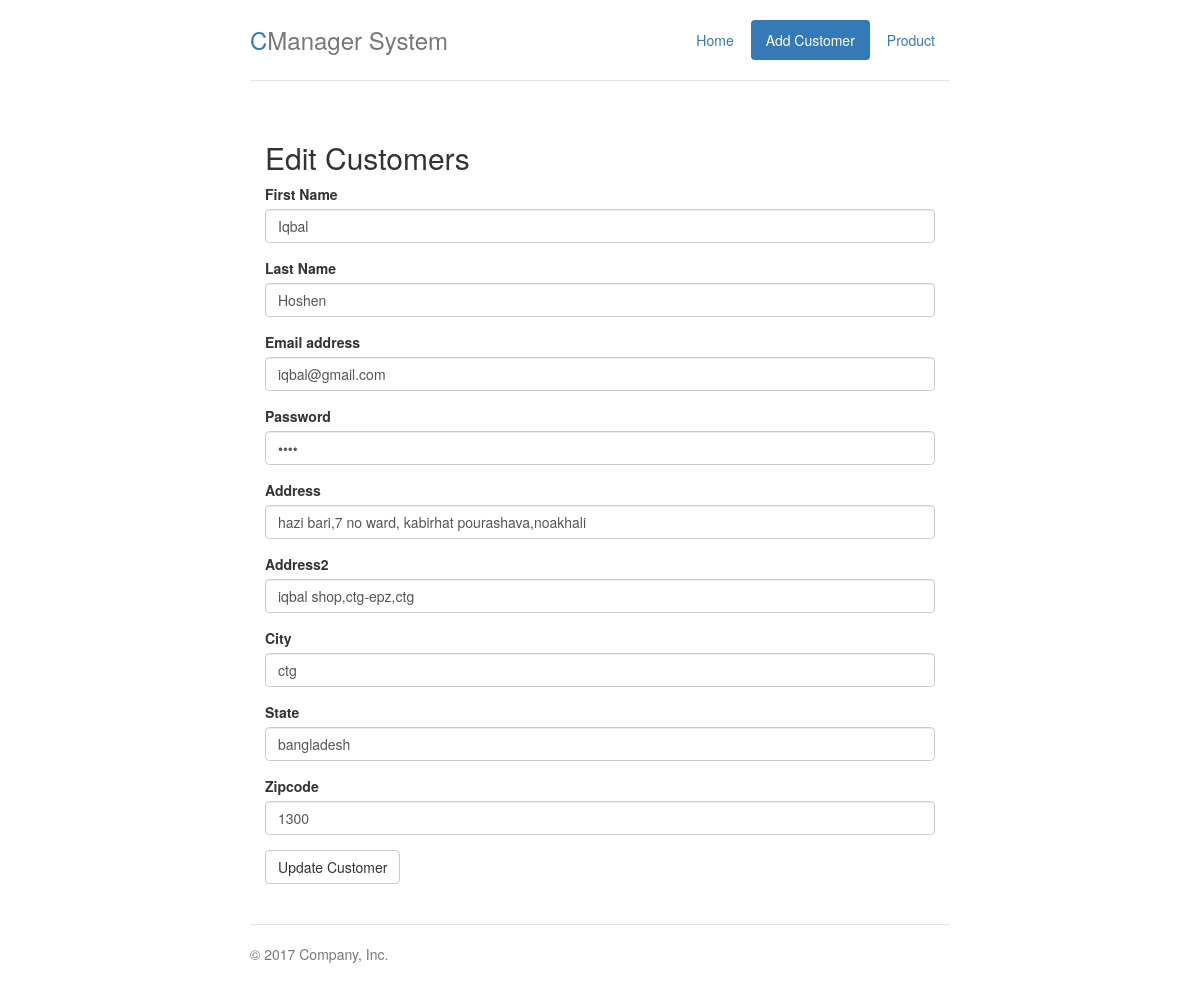
/edit_customer.php?id=4, run on the app's committed database.
### tables this page shows
CREATE TABLE `customer_address` (
  `id` int(11) NOT NULL,
  `customer_id` int(11) NOT NULL,
  `address` varchar(100) NOT NULL,
  `address2` varchar(100) NOT NULL,
  `city` varchar(100) NOT NULL,
  `state` varchar(100) NOT NULL,
  `zipcode` varchar(100) NOT NULL
);

CREATE TABLE `customer` (
  `id` int(11) NOT NULL,
  `first_name` varchar(100) NOT NULL,
  `last_name` varchar(100) NOT NULL,
  `email` varchar(100) NOT NULL,
  `password` varchar(100) NOT NULL,
  `avatar` varchar(100) NOT NULL,
  `join_date` timestamp NOT NULL DEFAULT CURRENT_TIMESTAMP
);

### edit_customer.php (the view, shortened to what this page needs)
<?php include('includes/database.php'); ?>
<?php
 $id=$_GET['id'];
$query="SELECT * FROM customer INNER JOIN customer_address ON customer_address.customer_id=customer.id WHERE customer.id=$id";
if($result=$mysqli->query($query)){
    while($row=$result->fetch_assoc()){
        $first_name = $row['first_name'];
        $last_name=$row['last_name'];
        $email=$row['email'];
        $password=$row['password'];
        $address=$row['address'];
        $address2=$row['address2'];
        $city=$row['city'];
        $state=$row['state'];
        $zipcode=$row['zipcode'];
    }
}
?>
<!DOCTYPE html>
<html lang="en">
  <head>
    <link href="css/bootstrap.min.css" rel="stylesheet">
    <link href="css/style.css" rel="stylesheet">
    <link href="css/jubtron-narrow.css" rel="stylesheet">
  </head>
  <body>
    <div class="container">
      <div class="header clearfix">
        <nav>
          <ul class="nav nav-pills pull-right">
            <li role="presentation"><a href="index.php">Home</a></li>
            <li role="presentation" class="active"><a href="add_customer.php">Add Customer</a></li>
            <li role="presentation"><a href="add_product.php">Product</a></li>
          </ul>
        </nav>
        <h3 class="text-muted"><span style="color:#337AB7;">C</span>Manager System</h3>
      </div>
      <div class="row marketing">
        <div class="col-lg-12">
          <h2>Edit Customers</h2>
            <form role="form" method="POST" action="edit_customer.php?id=<?php echo $id; ?>">
             <div class="form-group">
                <label>First Name</label>
                <input name="first_name" type="text" class="form-control" value="<?php echo $first_name; ?>" placeholder="Enter First Name">
              </div>
              <div class="form-group">
                <label>Last Name</label>
                <input name="last_name" type="text" class="form-control" value="<?php echo $last_name; ?>" placeholder="Enter Last Name">
              </div>
              <div class="form-group">
                <label>Email address</label>
                <input name="email" type="email" class="form-control" value="<?php echo $email; ?>" placeholder="Enter Email">
              </div>
              <div class="form-group">
                <label>Password</label>
                <input name="password" type="password" class="form-control" value="<?php echo $password; ?>" placeholder="Enter Password...">
              </div>
              <div class="form-group">
                <label>Address</label>
                <input name="address" type="text" class="form-control" value="<?php echo $address; ?>" placeholder="Enter Address">
              </div>
              <div class="form-group">
                <label>Address2</label>
                <input name="address2" type="text" class="form-control" value="<?php echo $address2; ?>" placeholder="Enter Address2">
              </div>
              <div class="form-group">
                <label>City</label>
                <input name="city" type="text" class="form-control" value="<?php echo $city; ?>" placeholder="Enter City">
              </div>
              <div class="form-group">
                <label>State</label>
                <input name="state" type="text" class="form-control" value="<?php echo $state; ?>" placeholder="Enter State">
              </div>
              <div class="form-group">
                <label>Zipcode</label>
                <input name="zipcode" type="text" class="form-control" value="<?php echo $zipcode; ?>" placeholder="Enter Zipcode">
              </div>
              <input type="submit" class="btn btn-default" value="Update Customer">
           </form>
        </div>
      </div>
      <footer class="footer">
        <p>&copy; 2017 Company, Inc.</p>
      </footer>
    </div>
  </body>
</html>

### css/jubtron-narrow.css (style rules this page uses)
body { padding-top: 20px; padding-bottom: 20px; }
.header, .marketing, .footer { padding-right: 15px; padding-left: 15px; }
.header { padding-bottom: 20px; border-bottom: 1px solid #e5e5e5; }
.header h3 { margin-top: 0; margin-bottom: 0; line-height: 40px; }
.footer { padding-top: 19px; color: #777; border-top: 1px solid #e5e5e5; }
@media (min-width: 768px) { .container { max-width: 730px; } }
.marketing { margin: 40px 0; }
@media screen and (min-width: 768px) { .header, .marketing, .footer { padding-right: 0; padding-left: 0; } }
@media screen and (min-width: 768px) { .header { margin-bottom: 30px; } }

### data on the page
customer_address: first_name "Iqbal", last_name "Hoshen", email "iqbal@gmail.com", address "hazi bari,7 no ward, kabirhat pourashava,noakhali", address2 "iqbal shop,ctg-epz,ctg", city "ctg", state "bangladesh", zipcode "1300"
